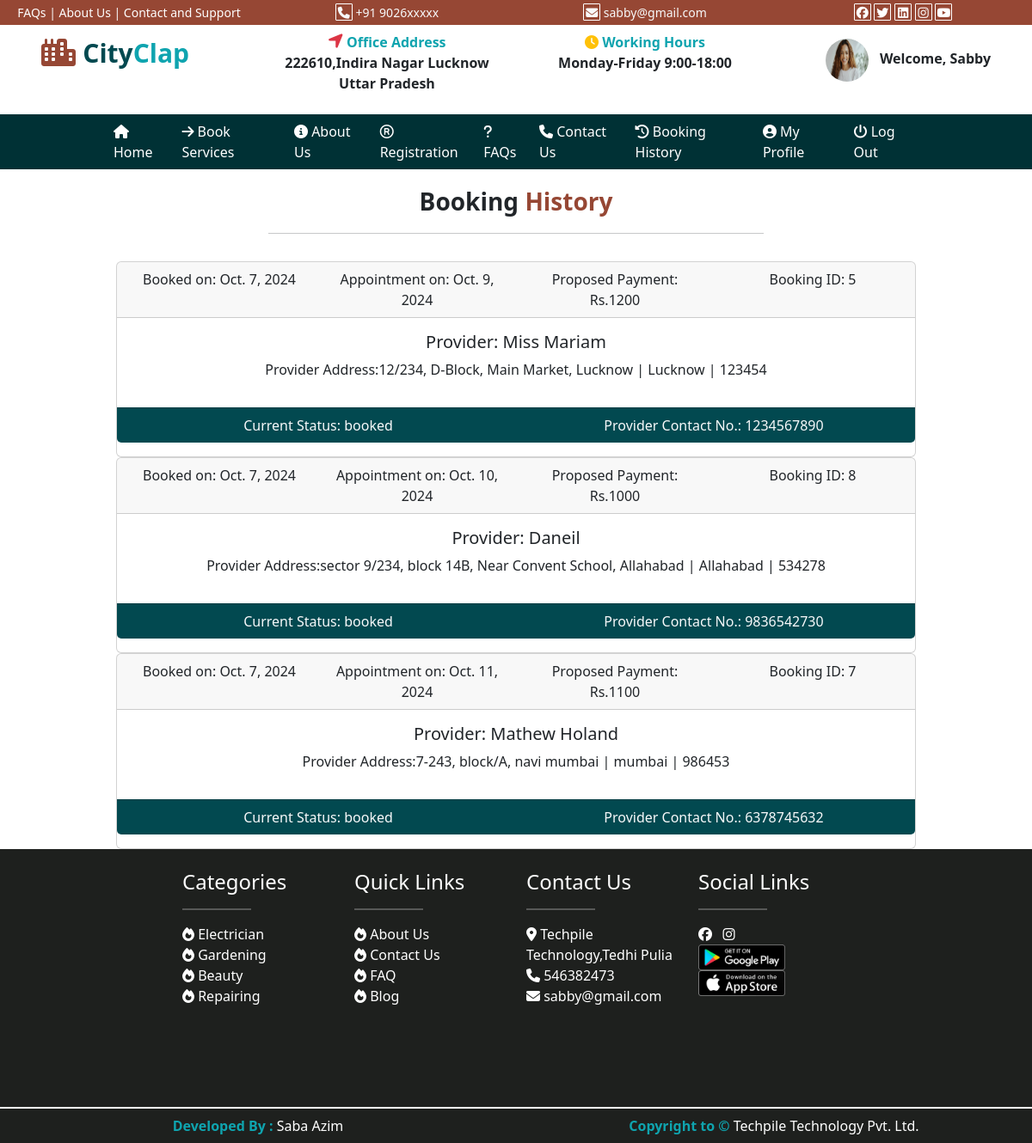
Page /bookinghistory/ (signed in) on the committed database.
### user/models.py (models this page shows, shortened)
class tbl_booking(models.Model):
    providerid =models.ForeignKey(service_provider,on_delete=models.CASCADE)
    email= models.ForeignKey(tbl_register,on_delete=models.CASCADE)
    date = models.DateField(null=True)
    time = models.TimeField(null=True)
    detail = models.TextField(null=True)
    address = models.TextField(null=True)
    city = models.CharField(max_length=50,null=True)
    pincode = models.IntegerField(null=True)
    payment = models.IntegerField(null=True)
    reqdate = models.DateField(null=True)
    status = models.CharField(max_length=50,null=True)

class service_provider(models.Model):
    provider_name=models.CharField(max_length=50,null=True)
    provider_picture=models.ImageField(upload_to='static/provider/',null=True)
    avg_price=models.FloatField()
    discount_price=models.FloatField()
    service_name=models.CharField(max_length=200,null=True)
    details=models.TextField(null=True)
    availability=HTMLField(null=True)
    provider_mobile=models.CharField(max_length=50,null=True)
    city=models.CharField(max_length=100,null=True)
    address=models.TextField(null=True)
    service_picture=models.ImageField(upload_to='static/service/',null=True)
    service_category=models.ForeignKey(category,on_delete=models.CASCADE)
    pincode=models.IntegerField()
    added_date=models.DateField(null=True)

### user/views.py (the view)
# urls.py: path('bookinghistory/', views.bookinghistory),
def bookinghistory(request):
    cursor = connection.cursor()
    email=request.session.get('email')
    rows = tbl_booking.objects.all().order_by('reqdate')
    md={"data":rows}
    return render(request,'bookinghistory.html',md)

### templates/bookinghistory.html (shortened to what this page needs)
{% extends 'base.html' %}
{% load static %}
{% block childpage %}
<div class="row heading text-center py-3">
    <div class="col-sm-6 mx-auto ">
        <p class="fs-3"><b>Booking</b><b class="txt-color2"> History</b></p>
        <hr/>
    </div>
</div>
{% for s in data %}
<div class="container">
<div class="col-sm-10 mx-auto">
    <div class="card text-center">
        <div class="card-header">
            <div class="row">
                <div class="col-sm-3">Booked on: {{s.date}}</div>
                <div class="col-sm-3">Appointment on: {{s.reqdate}}</div>
                <div class="col-sm-3">Proposed Payment: Rs.{{s.payment}} </div>
                <div class="col-sm-3 float-end">Booking ID: {{s.providerid.id}}</div>
            </div>
        </div>
        <div class="card-body mx-auto">
            <h5 class="card-title">Provider: {{s.providerid.provider_name}}</h5>
            <p class="card-text">Provider Address:{{s.address}} | {{s.city}} | {{s.pincode}} </p>
        </div>
        <div class="card-footer text-light my-3 bg-mycolor3 ">
            <div class="row " style="...">
            <div class="col-sm-6">Current Status: {{s.status}}</div>
            <div class="col-sm-6">Provider Contact No.: {{s.providerid.provider_mobile}}</div>
        </div>
            </div>
    </div>
</div>
    </div>
{% endfor %}
{% endblock %}

### templates/base.html (style rules this page uses)
:root { --bgcolor1:#003135; --bgcolor2:#964734; --bgcolor3:#024950; --bgcolor4:#0FA4AF; }
.bg-mycolor3 { background:var(--bgcolor3); }
.txt-color2 { color:var(--bgcolor2); }

### rows in the picture
tbl_booking: date "Oct. 7, 2024", reqdate "Oct. 9, 2024", payment "1200", providerid.id "5", providerid.provider_name "Miss Mariam", address "12/234, D-Block, Main Market, Lucknow", city "Lucknow", pincode "123454", status "booked", providerid.provider_mobile "1234567890"
tbl_booking: date "Oct. 7, 2024", reqdate "Oct. 10, 2024", payment "1000", providerid.id "8", providerid.provider_name "Daneil", address "sector 9/234, block 14B, Near Convent School, Allahabad", city "Allahabad", pincode "534278", status "booked", providerid.provider_mobile "9836542730"
tbl_booking: date "Oct. 7, 2024", reqdate "Oct. 11, 2024", payment "1100", providerid.id "7", providerid.provider_name "Mathew Holand", address "7-243, block/A, navi mumbai", city "mumbai", pincode "986453", status "booked", providerid.provider_mobile "6378745632"

### other values in the picture
{{ request.session.email }} "sabby@gmail.com"
{{ request.session.name }} "Sabby"
